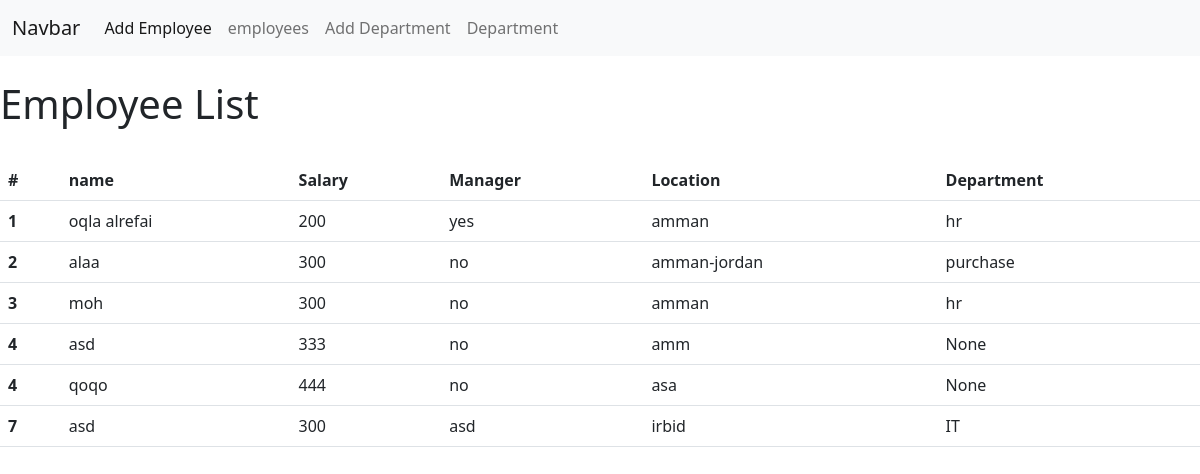
Screenshot of /employee with the database file from the repository.
### myapp/models.py (models this page shows, shortened)
class Employee(models.Model):
    EmpID = models.IntegerField('Employee ID',max_length=10)
    EmpName = models.CharField('Employee Name', max_length=120)
    Salary = models.IntegerField('Salary',max_length=4)
    Manager = models.CharField('Manager',max_length=300)
    Location = models.CharField('Location',max_length=15)
    DepartmentID = models.ForeignKey(Department, blank=True, null=True, on_delete=models.CASCADE)

class Department(models.Model):
    DepId = models.IntegerField('Department ID')
    DepName = models.CharField('Department Name', max_length=120)
    def __str__(self):
        return self.DepName

### myapp/views.py (the view)
# urls.py: path('employee',views.all_employees, name='list-employees'),
def all_employees(request):
    employee_list = Employee.objects.all()
    return render(request,'employeeList.html', {'employee_list':employee_list})

### myapp/templates/employeeList.html
{% extends 'base.html' %}
{% block content %}
        <br/>
        <h1>Employee List</h1>
        <br/>
        <table class="table">
            <thead>
              <tr>
                <th scope="col">#</th>
                <th scope="col">name</th>
                <th scope="col">Salary</th>
                <th scope="col">Manager</th>
                <th scope="col">Location</th>
                <th scope="col">Department</th>
              </tr>
            </thead>
            <tbody>
                {% for emp in employee_list %}
                    <tr>
                        <th scope="row">{{ emp.EmpID }}</th>
                        <td>{{ emp.EmpName }} </td>
                        <td>{{ emp.Salary }}</td>
                        <td>{{ emp.Manager }}</td>
                        <td>{{ emp.Location }} </td>
                        <td>{{ emp.DepartmentID }}</td>
                    </tr>
        {% endfor %}
</tbody>
</table>
{% endblock %}

### myapp/templates/base.html (shortened to what this page needs)
<!doctype html>
<html lang="en">
  <head>
    <link href="https://cdn.jsdelivr.net/npm/bootstrap@5.2.2/dist/css/bootstrap.min.css" rel="stylesheet">
  </head>
  <body>
    <header>
        <nav class="navbar navbar-expand-lg bg-light">
            <div class="container-fluid">
              <a class="navbar-brand" href="#">Navbar</a>
              <div class="collapse navbar-collapse" id="navbarNav">
                <ul class="navbar-nav">
                  <li class="nav-item">
                    <a class="nav-link active" href="{% url 'add-emp' %}">Add Employee</a>
                  </li>
                  <li class="nav-item">
                    <a class="nav-link" href="{% url 'list-employees' %}">employees</a>
                  </li>
                  <li class="nav-item">
                    <a class="nav-link" href="{% url 'add-dep' %}">Add Department</a>
                  </li>
                  <li class="nav-item">
                    <a class="nav-link" href="{% url 'list-departments' %}">Department</a>
                  </li>
                </ul>
              </div>
            </div>
          </nav>
    </header>
      {% block content %}
      {% endblock %}
</body>
</html>

### rows the page displays
Employee: EmpID "1", EmpName "oqla alrefai", Salary "200", Manager "yes", Location "amman", DepartmentID "hr"
Employee: EmpID "2", EmpName "alaa", Salary "300", Manager "no", Location "amman-jordan", DepartmentID "purchase"
Employee: EmpID "3", EmpName "moh", Salary "300", Manager "no", Location "amman", DepartmentID "hr"
Employee: EmpID "4", EmpName "asd", Salary "333", Manager "no", Location "amm", DepartmentID "None"
Employee: EmpID "4", EmpName "qoqo", Salary "444", Manager "no", Location "asa", DepartmentID "None"
Employee: EmpID "7", EmpName "asd", Salary "300", Manager "asd", Location "irbid", DepartmentID "IT"
